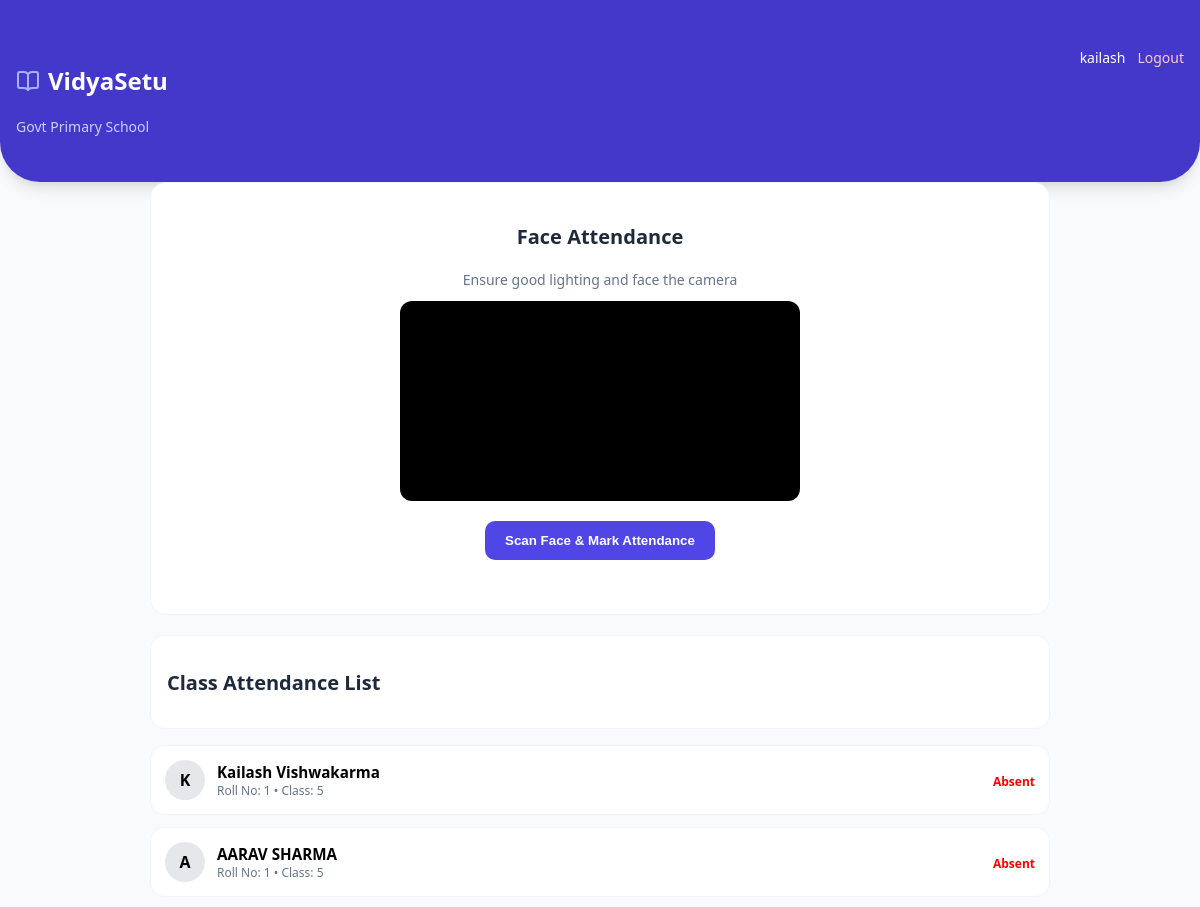
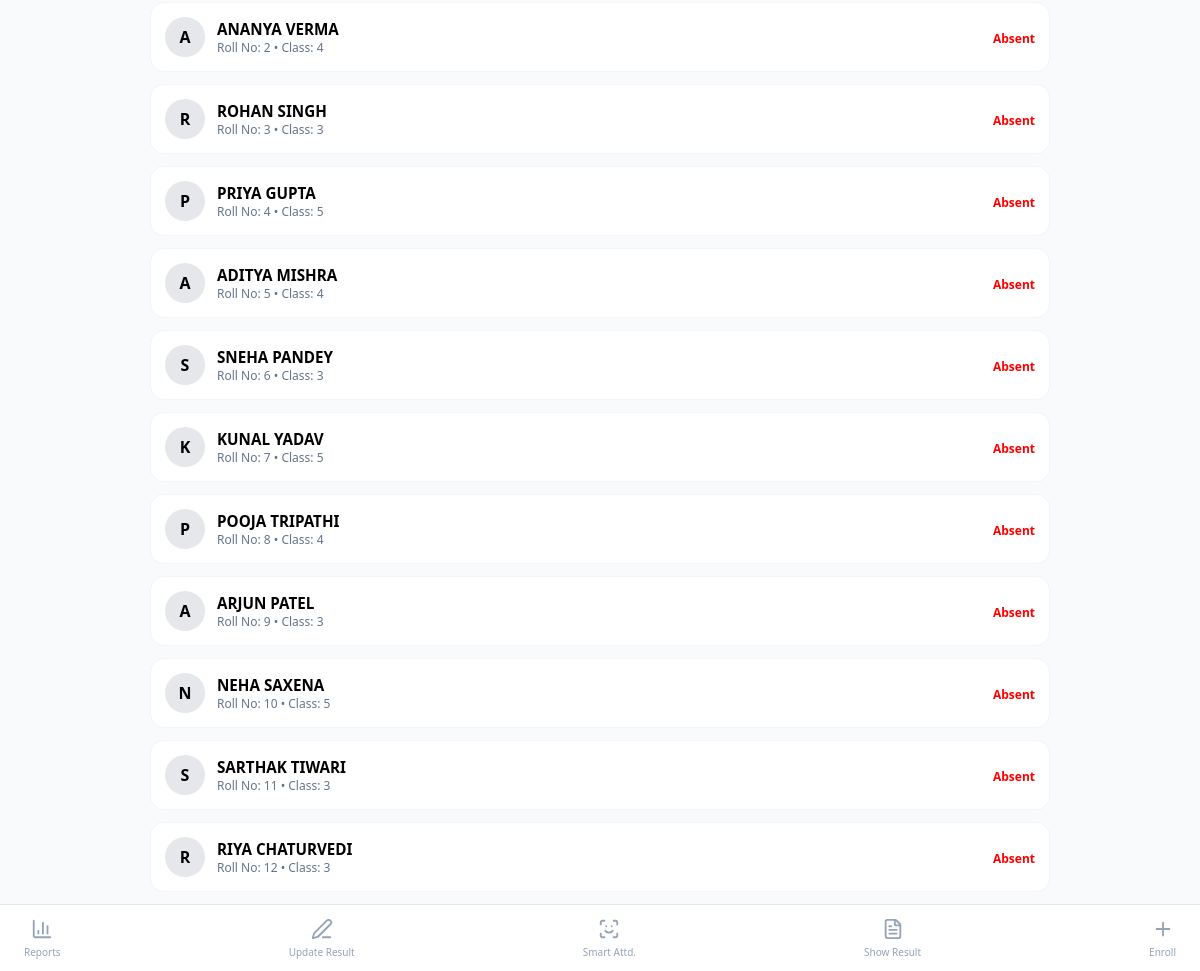
Page /attendance/ (signed in) on the committed database (2 pictures, top to bottom).
### student/models.py (models this page shows, shortened)
class Student(models.Model):
    first_name = models.CharField(max_length=100)
    last_name = models.CharField(max_length=100)
    clas = models.PositiveIntegerField()
    roll = models.PositiveIntegerField()
    address = models.CharField(max_length=200)
    guard = models.CharField(max_length=100)
    mobile = models.CharField(max_length=10, unique=True)
    dob = models.DateField(null=True, blank=True)
    student_img = models.ImageField(upload_to='student_faces/', null=True, blank=True)
    last_present = models.DateField(null=True, blank=True)

### project/views.py (the view)
# urls.py: path('attendance/',views.attendance,name='attendance'),
@login_required(login_url='login')
def attendance(request):
    students = Student.objects.all() # Default all
    if request.user.username == "shrey":
        students = students.filter(clas__icontains=5)
    elif request.user.username == "Khushboo":
        students = students.filter(clas__icontains=4)
    elif request.user.username == 'Aman':
        students = students.filter(clas__icontains=3)
    if request.method == "GET":
        clas_search = request.GET.get('classsearch')
        name_search = request.GET.get('namesearch')
        if clas_search:
            students = students.filter(clas__icontains=clas_search)
        if name_search:
            students = students.filter(first_name__icontains=name_search)
    student_list = []
    today = timezone.now().date()
    for s in students:
        status = 'absent'
        if s.last_present == today:
            status = 'present'
        full_name = f"{s.first_name} {s.last_name}"
        student_list.append({
            'student': s,
            'name': full_name,
            'roll': s.roll,
            'clas': s.clas,
            'status': status
        })
    return render(request, 'attendance.html', {'students': student_list})

### templates/attendance.html (shortened to what this page needs)
<!DOCTYPE html>
<html lang="en">
<head>
</head>
<body>
{% include 'header.html' %}
<div class="page-container">
    <div class="camera-section">
        <h3 class="header-title">Face Attendance</h3>
        <p class="header-subtitle">Ensure good lighting and face the camera</p>
        <video id="video-feed" autoplay playsinline></video>
        <br>
        <button id="capture-btn" class="btn-capture">
            Scan Face & Mark Attendance
        </button>
        <div id="scan-status"></div>
    </div>
    <div class="header-card">
        <h2 class="header-title">Class Attendance List</h2>
    </div>
    <div id="student-list-container">
        {% for item in students %}
        <div class="student-card {% if item.status == 'present' %}is-present{% endif %}"
             id="student-card-{{ item.student.id }}">
            <div class="card-row">
                <div class="student-profile">
                    <div class="avatar {% if item.status == 'present' %}present{% endif %}">
                        {{ item.name|slice:":1" }}
                    </div>
                    <div>
                        <h4 class="student-name">{{ item.name }}</h4>
                        <p class="student-details">
                            Roll No: {{ item.roll }} • Class: {{ item.clas }}
                        </p>
                    </div>
                </div>
                <div>
                    {% if item.status == 'present' %}
                        <span class="badge-verified">Present</span>
                    {% else %}
                        <span style="color:red; font-size:0.75rem; font-weight:bold;">
                            Absent
                        </span>
                    {% endif %}
                </div>
            </div>
        </div>
        {% endfor %}
    </div>
</div>
{% include 'footer.html' %}
</body>
</html>

### templates/header.html (shortened to what this page needs)
<header class="tiger-hdr">
    <div class="tiger-hdr-box">
        <div class="tiger-hdr-brand">
            <h1 class="tiger-hdr-title">
                <i data-lucide="book-open" class="tiger-hdr-icon"></i>
                VidyaSetu
            </h1>
            <p class="tiger-hdr-subtitle">
                Govt Primary School
            </p>
        </div>
        <div class="tiger-hdr-auth">
            {% if user.is_authenticated %}
                <span>{{ user.username }}</span>
                <a href="{% url 'logout' %}" class="tiger-hdr-link logout">
                    Logout
                </a>
            {% else %}
                <a href="{% url 'login' %}" class="tiger-hdr-link">
                    Login
                </a>
            {% endif %}
        </div>
    </div>
</header>

### templates/attendance.html (style rules this page uses)
body { margin: 0; font-family: system-ui, -apple-system, BlinkMacSystemFont, sans-serif; background: #f8fafc; }
.page-container { max-width: 900px; margin: auto; }
.header-title { font-size: 1.25rem; font-weight: 700; color: #1e293b; }
.header-subtitle { font-size: 0.875rem; color: #64748b; margin-bottom: 12px; }
.camera-section { background: white; padding: 20px; border-radius: 16px; margin-bottom: 20px; text-align: center; border: 1px solid #f1f5f9; }
#video-feed { width: 100%; max-width: 400px; border-radius: 12px; background: #000; margin-bottom: 15px; transform: scaleX(-1); }
.btn-capture { background-color: #4f46e5; color: white; padding: 12px 20px; border-radius: 10px; border: none; cursor: pointer; font-weight: bold; }
#scan-status { margin-top: 10px; font-weight: 600; min-height: 24px; }
.header-card { background: white; padding: 16px; border-radius: 14px; border: 1px solid #f1f5f9; margin-bottom: 16px; }
.student-card { background: white; padding: 14px; border-radius: 14px; border: 1px solid #f1f5f9; margin-bottom: 12px; }
.card-row { display: flex; justify-content: space-between; align-items: center; }
.student-profile { display: flex; align-items: center; gap: 12px; }
.avatar { width: 40px; height: 40px; border-radius: 50%; display: flex; align-items: center; justify-content: center; font-weight: bold; background: #e5e7eb; }
.student-name { margin: 0; font-size: 0.95rem; font-weight: 600; }
.student-details { margin: 0; font-size: 0.75rem; color: #64748b; }

### templates/header.html (style rules this page uses)
.tiger-hdr { background-color: #4338ca; color: white; padding: 48px 16px 32px; border-bottom-left-radius: 2.5rem; border-bottom-right-radius: 2.5rem; box-shadow: 0 10px 15px -3px rgba(0,0,0,.1), 0 4px 6px -2px rgba(0,0,0,.05); }
.tiger-hdr-box { display: flex; justify-content: space-between; align-items: flex-start; }
.tiger-hdr-brand { display: flex; flex-direction: column; }
.tiger-hdr-title { font-size: 1.5rem; font-weight: 700; display: flex; align-items: center; gap: 8px; }
.tiger-hdr-subtitle { font-size: 0.875rem; margin-top: 4px; color: #c7d2fe; }
.tiger-hdr-icon { color: #a5b4fc; }
.tiger-hdr-auth { display: flex; align-items: center; gap: 12px; font-size: 14px; }
.tiger-hdr-link { color: #e0e7ff; text-decoration: none; }
.tiger-hdr-link.logout { color: #fecaca; }

### rows in the picture
Student: name "K", name "Kailash Vishwakarma", roll "1", clas "5"
Student: name "A", name "AARAV SHARMA", roll "1", clas "5"
Student: name "A", name "ANANYA VERMA", roll "2", clas "4"
Student: name "R", name "ROHAN SINGH", roll "3", clas "3"
Student: name "P", name "PRIYA GUPTA", roll "4", clas "5"
Student: name "A", name "ADITYA MISHRA", roll "5", clas "4"
Student: name "S", name "SNEHA PANDEY", roll "6", clas "3"
Student: name "K", name "KUNAL YADAV", roll "7", clas "5"
Student: name "P", name "POOJA TRIPATHI", roll "8", clas "4"
Student: name "A", name "ARJUN PATEL", roll "9", clas "3"
Student: name "N", name "NEHA SAXENA", roll "10", clas "5"
Student: name "S", name "SARTHAK TIWARI", roll "11", clas "3"
Student: name "R", name "RIYA CHATURVEDI", roll "12", clas "3"

### other values in the picture
{{ user.username }} "kailash"
